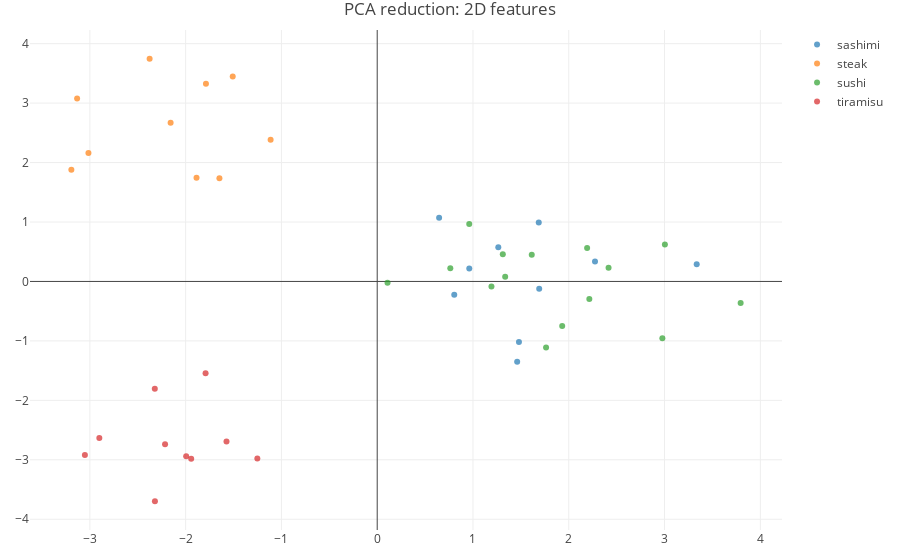

Notebook code for this chart:
### Code cell
traces=[]

for n in range(0,number_of_recipe_categories):
    df_category=df_PCA_2D[(df_PCA_2D.category_indices==n)]
    point_name=str(df_category.labels[df_category.index[0]])
    trace = go.Scatter(
    x=df_category['pca-1'],
    y=df_category['pca-2'],
    mode='markers',
    marker=dict(
        colorscale='Viridis',
        opacity=0.7,
        line=dict(color='rgb(140, 140, 170)')
    ),
    name=point_name,
    text=df_category['text_names'],
    )

    traces.append(trace)

layout = go.Layout(
    title='PCA reduction: 2D features',
    hovermode='closest',
    margin=dict(
       l=30,
       r=30,
       b=30,
       t=30
    ),
      scene = dict(
        xaxis = dict(
            title='pca-1',
       ),
       yaxis = dict(
           title='pca-2',
       ),
    ),
 
)

fig = go.Figure(data=traces, layout=layout)
iplot(fig)


print("test recipes")
df_preprocessed_texts_test

### Figure 1 — Plotly figure (JSON) as saved in the notebook; plotly's stock layout.template omitted (floating-point values rounded to 4 significant figures)
{"data": [{"marker": {"colorscale": "Viridis", "line": {"color": "rgb(140, 140, 170)"}, "opacity": 0.7}, "mode": "markers", "name": "sashimi", "text": ["1.txt", "10.txt", "2.txt", "3.txt", "4.txt", "5.txt", "6.txt", "7.txt", "8.txt", "9.txt"], "type": "scatter", "uid": "eb7761f6-27c2-4ee4-87a8-59537a247bb3", "x": [1.691, 0.6463, 0.9611, 1.461, 3.336, 0.8044, 1.48, 1.687, 2.274, 1.264], "y": [-0.122, 1.072, 0.2192, -1.349, 0.291, -0.2235, -1.018, 0.9915, 0.3356, 0.5762]}, {"marker": {"colorscale": "Viridis", "line": {"color": "rgb(140, 140, 170)"}, "opacity": 0.7}, "mode": "markers", "name": "steak", "text": ["1.txt", "10.txt", "2.txt", "3.txt", "4.txt", "5.txt", "6.txt", "7.txt", "8.txt", "9.txt"], "type": "scatter", "uid": "a3e3651d-756b-4945-9c43-ac31286d1e48", "x": [-1.508, -1.113, -2.376, -1.886, -3.015, -1.788, -3.133, -3.193, -2.157, -1.647], "y": [3.449, 2.382, 3.746, 1.743, 2.159, 3.324, 3.076, 1.879, 2.67, 1.736]}, {"marker": {"colorscale": "Viridis", "line": {"color": "rgb(140, 140, 170)"}, "opacity": 0.7}, "mode": "markers", "name": "sushi", "text": ["1.txt", "10.txt", "11.txt", "12.txt", "13.txt", "14.txt", "15.txt", "2.txt", "3.txt", "4.txt", "5.txt", "6.txt", "7.txt", "8.txt", "9.txt"], "type": "scatter", "uid": "928de5ac-1260-490f-bfea-d1b7057a1b2d", "x": [1.193, 0.9607, 2.215, 1.931, 1.613, 2.415, 1.763, 0.7631, 1.336, 0.1078, 2.191, 3.794, 3.004, 2.977, 1.311], "y": [-0.08308, 0.9656, -0.2951, -0.7499, 0.4477, 0.2285, -1.113, 0.2203, 0.07704, -0.0232, 0.562, -0.362, 0.6219, -0.9542, 0.4569]}, {"marker": {"colorscale": "Viridis", "line": {"color": "rgb(140, 140, 170)"}, "opacity": 0.7}, "mode": "markers", "name": "tiramisu", "text": ["1.txt", "10.txt", "2.txt", "3.txt", "4.txt", "5.txt", "6.txt", "7.txt", "8.txt", "9.txt"], "type": "scatter", "uid": "bd47a90e-df1d-40f6-b934-99b9e93a6f86", "x": [-3.052, -1.942, -2.901, -2.321, -1.792, -2.215, -2.322, -1.994, -1.574, -1.251], "y": [-2.921, -2.983, -2.635, -3.697, -1.546, -2.738, -1.804, -2.94, -2.694, -2.978]}], "layout": {"hovermode": "closest", "margin": {"b": 30, "l": 30, "r": 30, "t": 30}, "scene": {"xaxis": {"title": "pca-1"}, "yaxis": {"title": "pca-2"}}, "title": "PCA reduction: 2D features"}}
